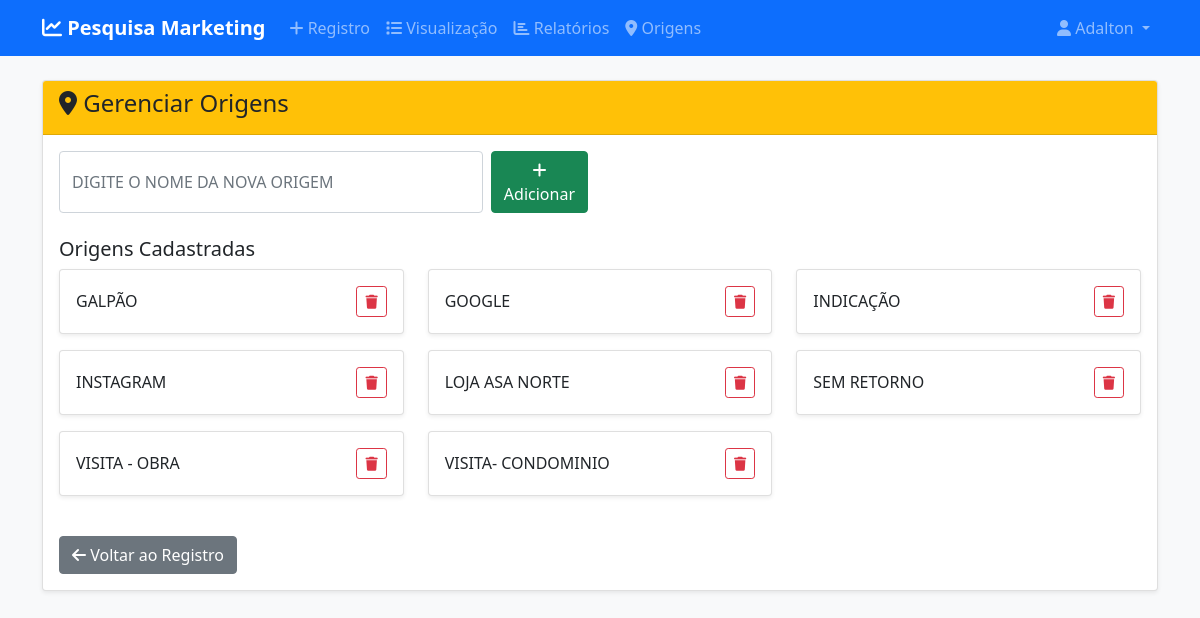
Screenshot of /gerenciar_origens (signed in) with the database file from the repository.
### tables this page shows
CREATE TABLE origens (
    id INTEGER PRIMARY KEY AUTOINCREMENT,
    nome TEXT UNIQUE NOT NULL
);

### app.py (the view)
@app.route('/gerenciar_origens')
def gerenciar_origens():
    if 'usuario' not in session:
        return redirect(url_for('login'))
    conn = get_db()
    cursor = conn.cursor()
    cursor.execute("SELECT id, nome FROM origens ORDER BY nome")
    origens = cursor.fetchall()
    conn.close()
    return render_template('gerenciar_origens.html', origens=origens)

### app.py (called while the page is built)
def get_db():
    conn = sqlite3.connect('clientes.db')
    conn.row_factory = sqlite3.Row
    return conn

### templates/gerenciar_origens.html (shortened to what this page needs)
{% extends "base.html" %}
{% block content %}
<div class="row">
    <div class="col-12">
        <div class="card">
            <div class="card-header bg-warning text-dark">
                <h4><i class="fas fa-map-marker-alt"></i> Gerenciar Origens</h4>
            </div>
            <div class="card-body">
                <div class="row mb-4">
                    <div class="col-md-6">
                        <form method="post" action="{{ url_for('adicionar_origem') }}" class="d-flex">
                            <input type="text" class="form-control me-2" name="nome_origem" placeholder="Digite o nome da nova origem" required style="text-transform: uppercase;">
                            <button type="submit" class="btn btn-success">
                                <i class="fas fa-plus"></i> Adicionar
                            </button>
                        </form>
                    </div>
                </div>
                <h5>Origens Cadastradas</h5>
                {% if origens %}
                <div class="row">
                    {% for origem in origens %}
                    <div class="col-md-4 mb-3">
                        <div class="card h-100">
                            <div class="card-body d-flex justify-content-between align-items-center">
                                <h6 class="card-title mb-0">{{ origem.nome }}</h6>
                                <button class="btn btn-sm btn-outline-danger" onclick="excluirOrigem({{ origem.id }}, '{{ origem.nome }}')">
                                    <i class="fas fa-trash"></i>
                                </button>
                            </div>
                        </div>
                    </div>
                    {% endfor %}
                </div>
                {% else %}
                <div class="alert alert-info">
                    <i class="fas fa-info-circle"></i> Nenhuma origem cadastrada ainda.
                </div>
                {% endif %}
                <div class="mt-4">
                    <a href="{{ url_for('registro') }}" class="btn btn-secondary">
                        <i class="fas fa-arrow-left"></i> Voltar ao Registro
                    </a>
                </div>
            </div>
        </div>
    </div>
</div>
{% endblock %}

### templates/base.html (shortened to what this page needs)
<!DOCTYPE html>
<html lang="pt-br">
<head>
    <link href="https://cdn.jsdelivr.net/npm/bootstrap@5.1.3/dist/css/bootstrap.min.css" rel="stylesheet">
    <link href="https://cdnjs.cloudflare.com/ajax/libs/font-awesome/6.0.0/css/all.min.css" rel="stylesheet">
</head>
<body>
    <nav class="navbar navbar-expand-lg navbar-dark bg-primary">
        <div class="container">
            <a class="navbar-brand" href="{{ url_for('dashboard') }}">
                <i class="fas fa-chart-line"></i> Pesquisa Marketing
            </a>
            {% if session.usuario %}
            <div class="collapse navbar-collapse" id="navbarNav">
                <ul class="navbar-nav me-auto">
                    <li class="nav-item">
                        <a class="nav-link" href="{{ url_for('registro') }}">
                            <i class="fas fa-plus"></i> Registro
                        </a>
                    </li>
                    <li class="nav-item">
                        <a class="nav-link" href="{{ url_for('visualizacao') }}">
                            <i class="fas fa-list"></i> Visualização
                        </a>
                    </li>
                    <li class="nav-item">
                        <a class="nav-link" href="{{ url_for('relatorios') }}">
                            <i class="fas fa-chart-bar"></i> Relatórios
                        </a>
                    </li>
                    <li class="nav-item">
                        <a class="nav-link" href="{{ url_for('gerenciar_origens') }}">
                            <i class="fas fa-map-marker-alt"></i> Origens
                        </a>
                    </li>
                </ul>
                <ul class="navbar-nav">
                    <li class="nav-item dropdown">
                        <a class="nav-link dropdown-toggle" href="#" id="navbarDropdown" role="button" data-bs-toggle="dropdown">
                            <i class="fas fa-user"></i> {{ session.usuario }}
                        </a>
                    </li>
                </ul>
            </div>
            {% endif %}
        </div>
    </nav>
    <div class="container mt-4">
        {% block content %}{% endblock %}
    </div>
</body>
</html>

### templates/base.html (style rules this page uses)
body { background-color: #f8f9fa; }
.navbar-brand { font-weight: bold; }
.card { box-shadow: 0 0.125rem 0.25rem rgba(0, 0, 0, 0.075); }

### rows the page displays
origens: nome "GALPÃO"
origens: nome "GOOGLE"
origens: nome "INDICAÇÃO"
origens: nome "INSTAGRAM"
origens: nome "LOJA ASA NORTE"
origens: nome "SEM RETORNO"
origens: nome "VISITA - OBRA"
origens: nome "VISITA- CONDOMINIO"

### other values shown
{{ session.usuario }} "Adalton"
